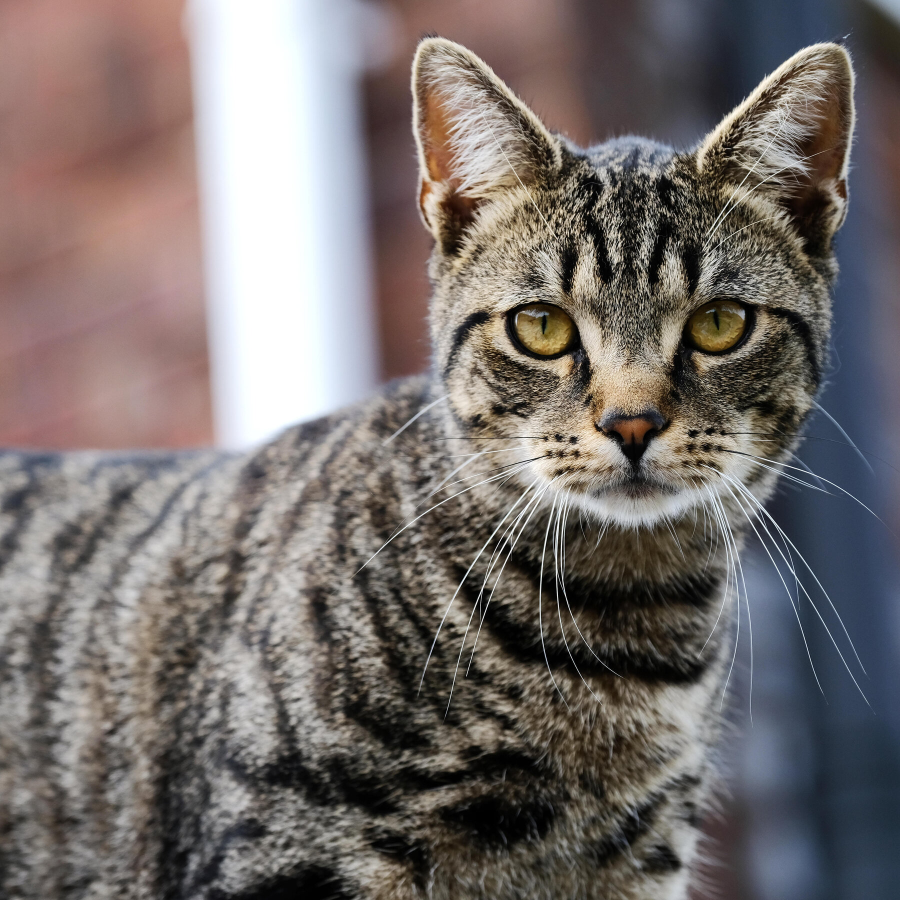
#> input picture images/cat.jpg, 1800 x 1800 px (shown at 1/2 size)
$ python gradients.py
#> lines starting #> are read from the running program, lines starting #| are printed output that depends on the picture; after the words box and inside, x2 and y2 are one past the last pixel; in counts of white or black regions, pixels touching at a corner belong together
import cv2 as cv
import numpy as np

img = cv.imread('images/cat.jpg')
#> img is the input picture: shape (1800, 1800, 3); mean B, G, R 108.6, 110.7, 118.1
img = cv.resize(img,(500,500),interpolation=cv.INTER_CUBIC)
#> img: shape (500, 500, 3)
cv.imshow("Cat",img)

gray  = cv.cvtColor(img,cv.COLOR_BGR2GRAY)

# Laplacian : the edges are drawn over and lightly smudged
lap = cv.Laplacian(gray,cv.CV_64F)
lap = np.uint8(np.absolute(lap))
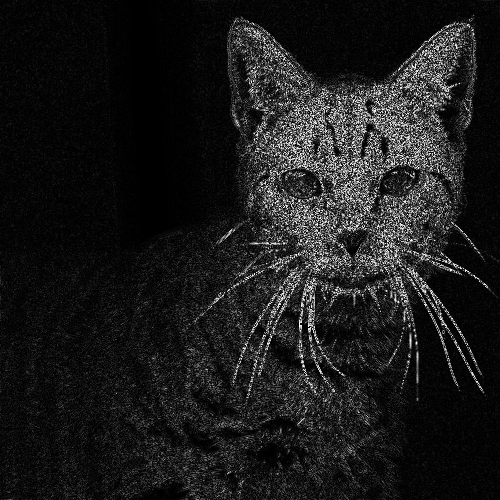
#> lap: shape (500, 500); min 0, max 255, mean 27.2
cv.imshow("Laplacian",lap)

# Sobel : compute gradients in 2 directions
sobelx = cv.Sobel(gray,cv.CV_64F,1,0)
sobely = cv.Sobel(gray,cv.CV_64F,0,1)
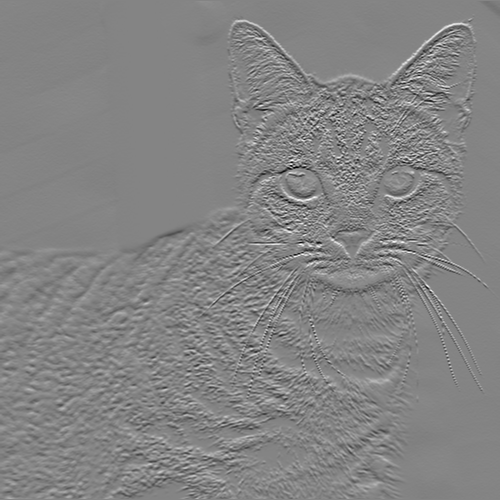
#> sobely: shape (500, 500) float64; min -827, max 768, mean -0.9; drawn with min black and max white
combined = cv.bitwise_or(sobelx,sobely)
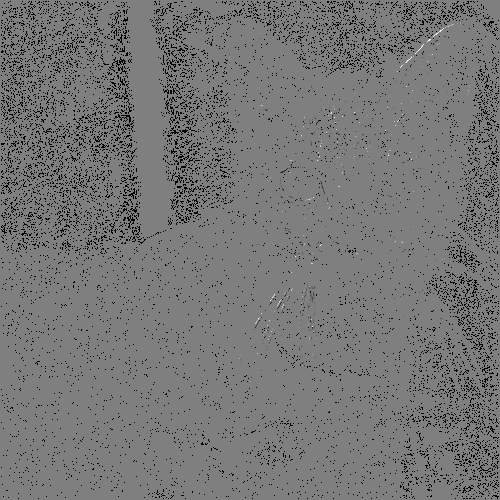
#> combined: shape (500, 500) float64; 6.76% of the values are NaN or infinite; the others: min -130944, max 130944, mean -159.5; drawn with min black, max white, NaN and infinite black
cv.imshow("sobelx",sobelx)
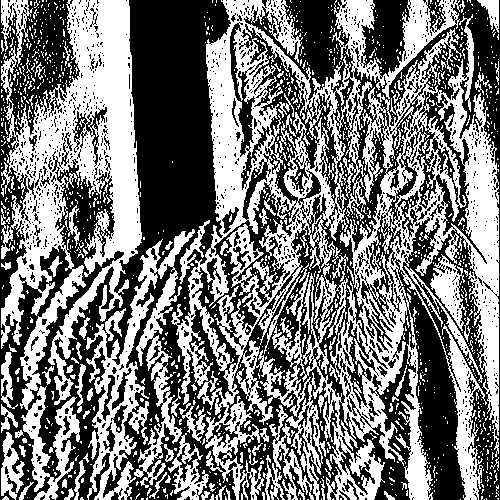
#> window 'sobelx': shape (500, 500); 47.6% white; 1256 white regions (1152 under 20 px), largest, box (x1, y1, x2, y2) and area: (171, 0, 499, 500) 65470, (1, 0, 142, 500) 28648, (86, 229, 209, 500) 10097
cv.imshow("sobely",sobely)
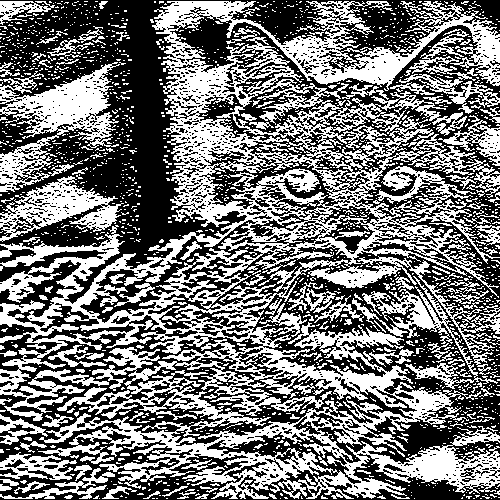
#> window 'sobely': shape (500, 500); 46.3% white; 1673 white regions (1522 under 20 px), largest, box (x1, y1, x2, y2) and area: (0, 1, 500, 499) 86050, (0, 62, 120, 192) 5936, (0, 176, 124, 242) 3319
cv.imshow("combined ",combined)
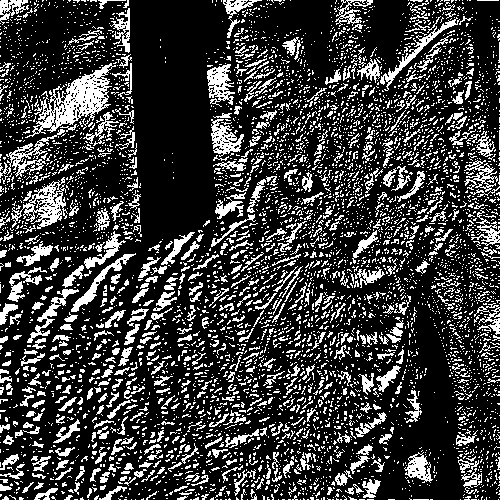
#> window 'combined ': shape (500, 500); 23.3% white in thin lines or dots

canny = cv.Canny(gray,150,150) # uses sobel to compute gradients
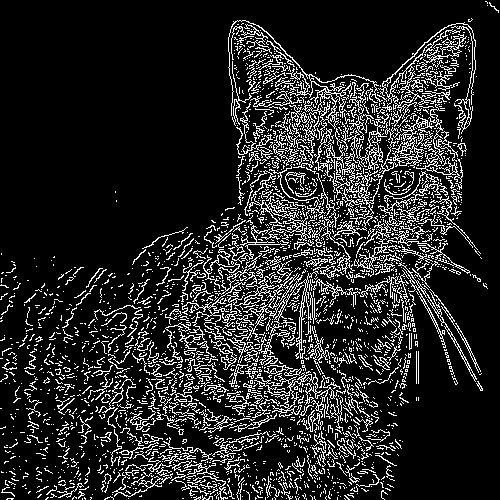
#> canny: shape (500, 500); 14.6% white in thin lines or dots
cv.imshow("canny ",canny)


cv.waitKey(0)

$ run again, with images/park.jpg copied over images/cat.jpg
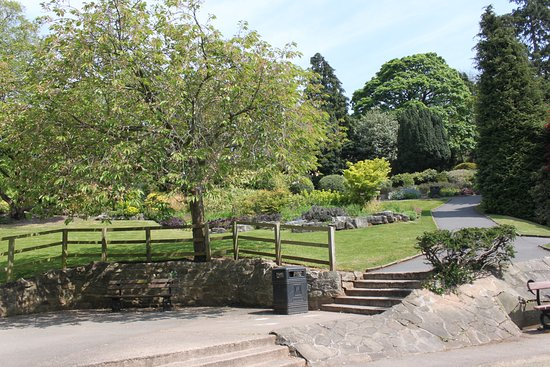
#> input picture images/park.jpg, 550 x 367 px
#> img is the input picture: shape (367, 550, 3); mean B, G, R 111.4, 134.7, 130.5
#> img: shape (500, 500, 3)
#> `cv.imshow("sobelx",sobelx)`:
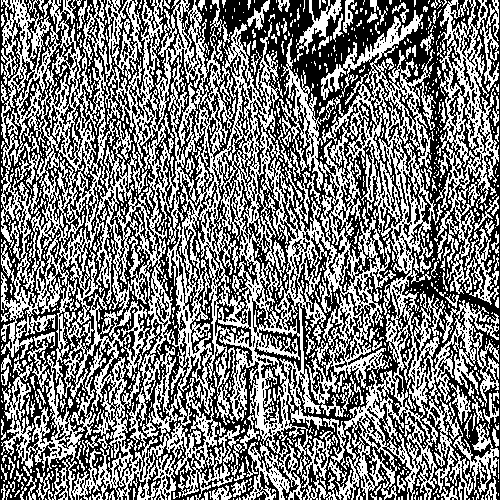
#> window 'sobelx': shape (500, 500); 48.2% white in thin lines or dots
#> `canny = cv.Canny(gray,150,150)`:
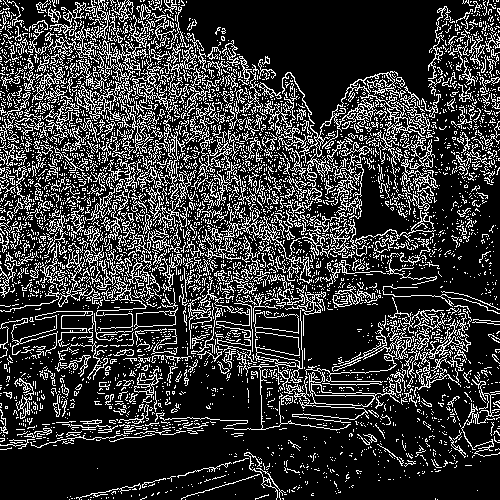
#> canny: shape (500, 500); 21.5% white in thin lines or dots

$ run again, with images/shatha.jpg copied over images/cat.jpg
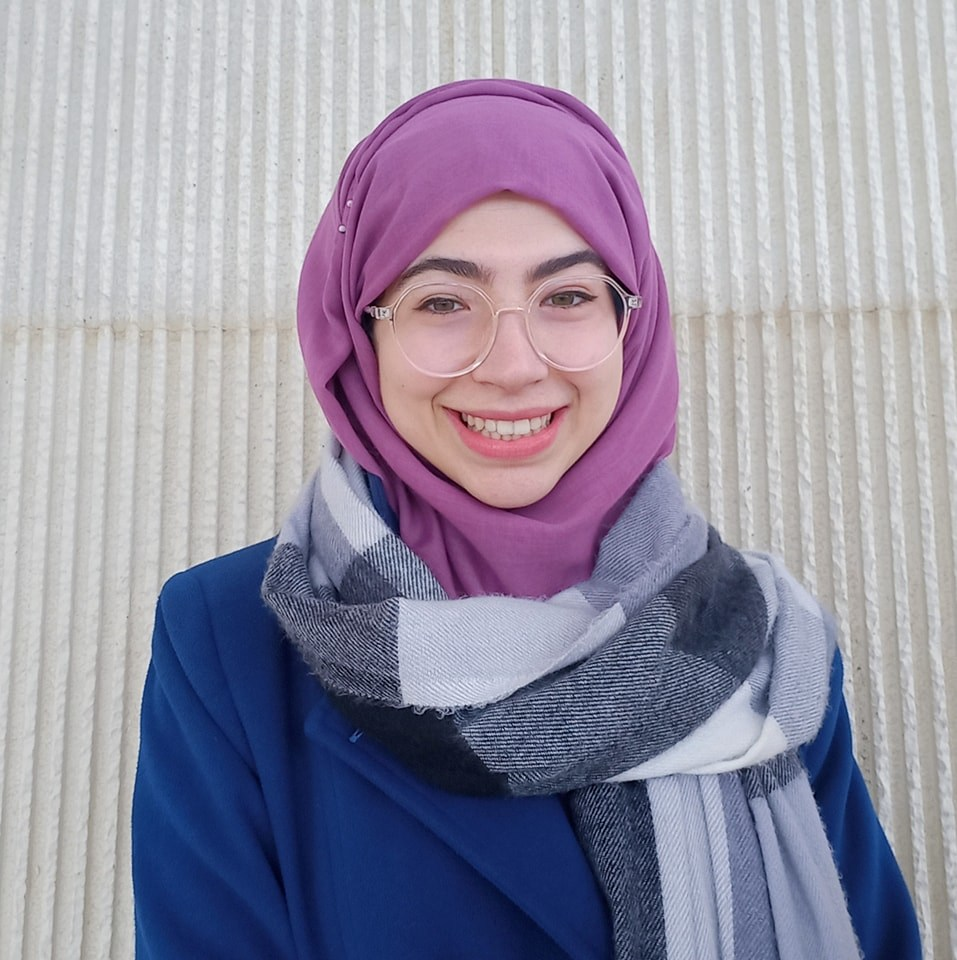
#> input picture images/shatha.jpg, 957 x 960 px
#> img is the input picture: shape (960, 957, 3); mean B, G, R 163.9, 146, 150.2
#> img: shape (500, 500, 3)
#> `cv.imshow("sobelx",sobelx)`:
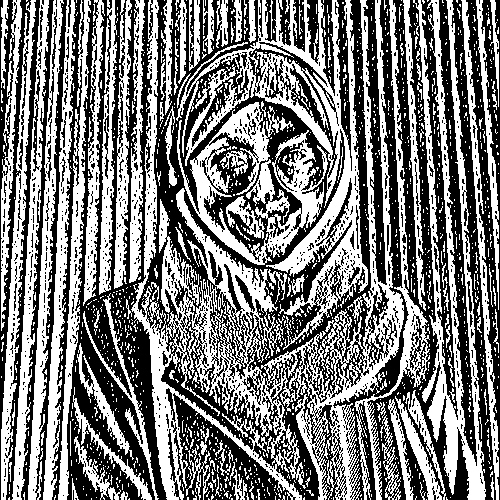
#> window 'sobelx': shape (500, 500); 48.4% white; 1452 white regions (1325 under 20 px), largest, box (x1, y1, x2, y2) and area: (131, 0, 404, 500) 28251, (176, 0, 368, 350) 13858, (413, 0, 486, 500) 9495
#> `canny = cv.Canny(gray,150,150)`:
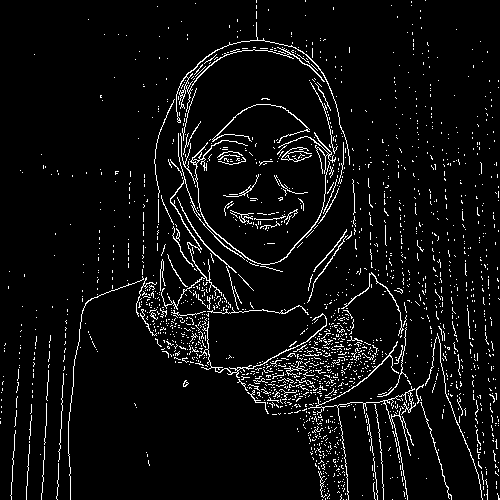
#> canny: shape (500, 500); 5.4% white in thin lines or dots

$ run again, with images/lady2.png saved as images/cat.jpg
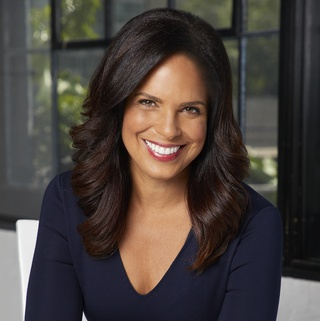
#> input picture images/lady2.png, 320 x 321 px
#> img is the input picture: shape (321, 320, 3); mean B, G, R 60.8, 64.9, 73.1
#> img: shape (500, 500, 3)
#> `canny = cv.Canny(gray,150,150)`:
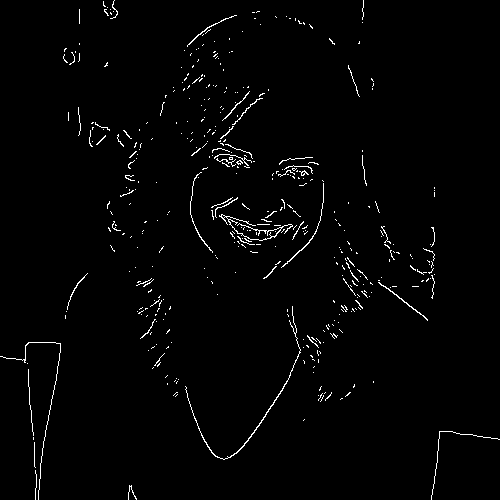
#> canny: shape (500, 500); 1.6% white in thin lines or dots
